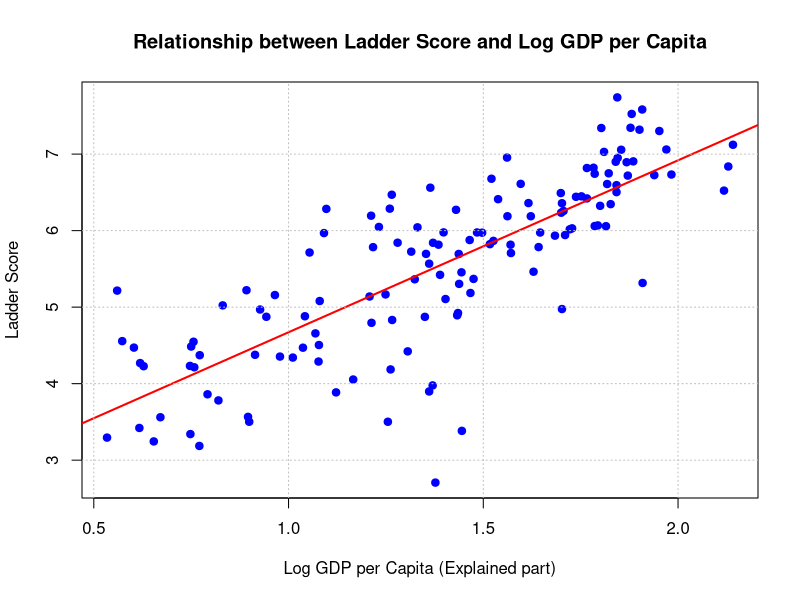
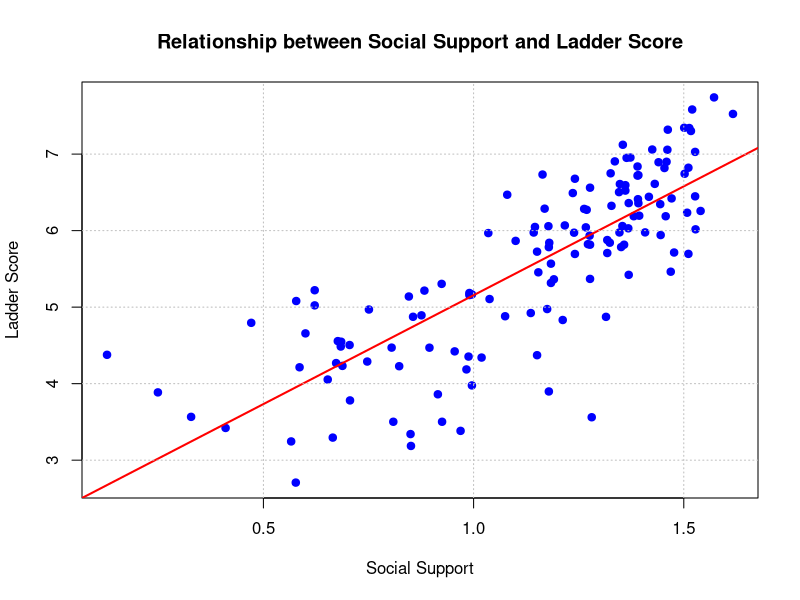
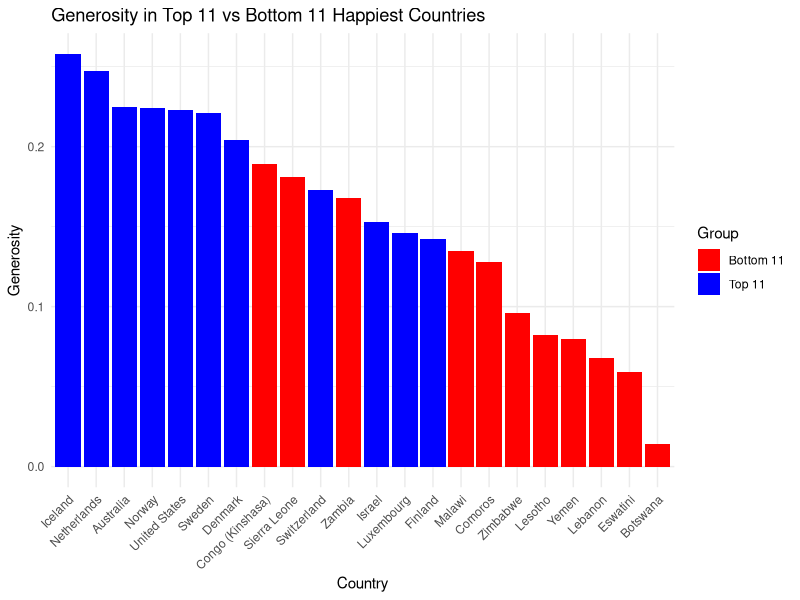
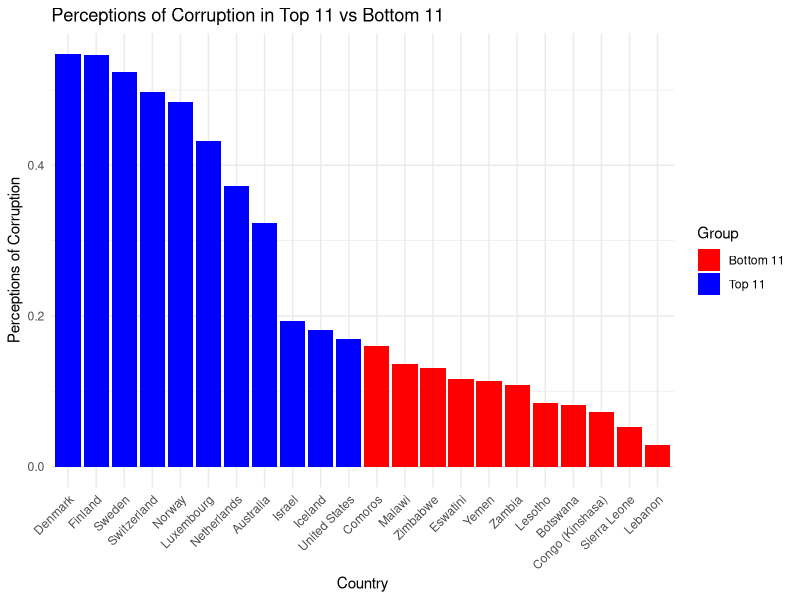
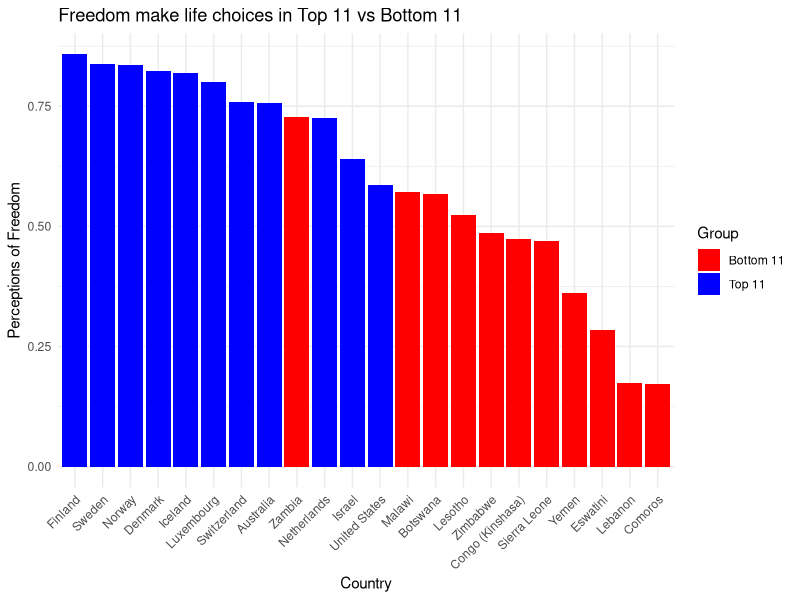
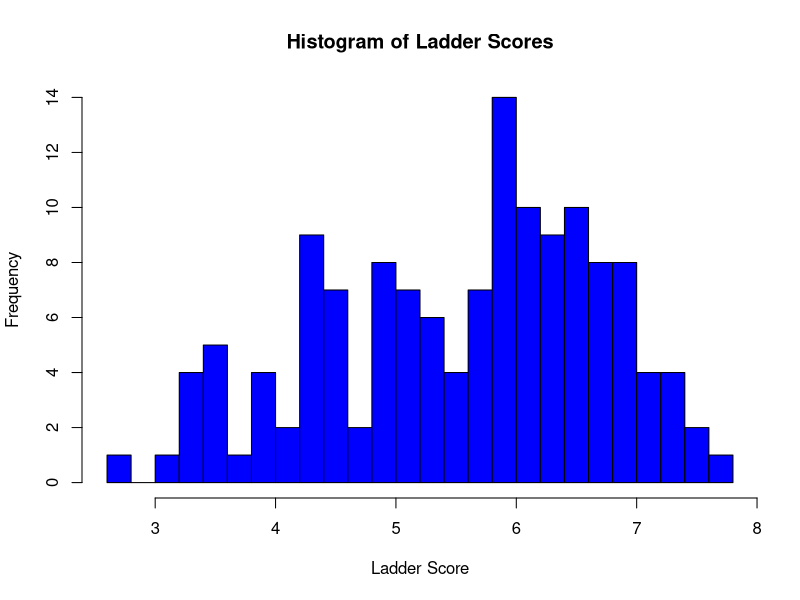
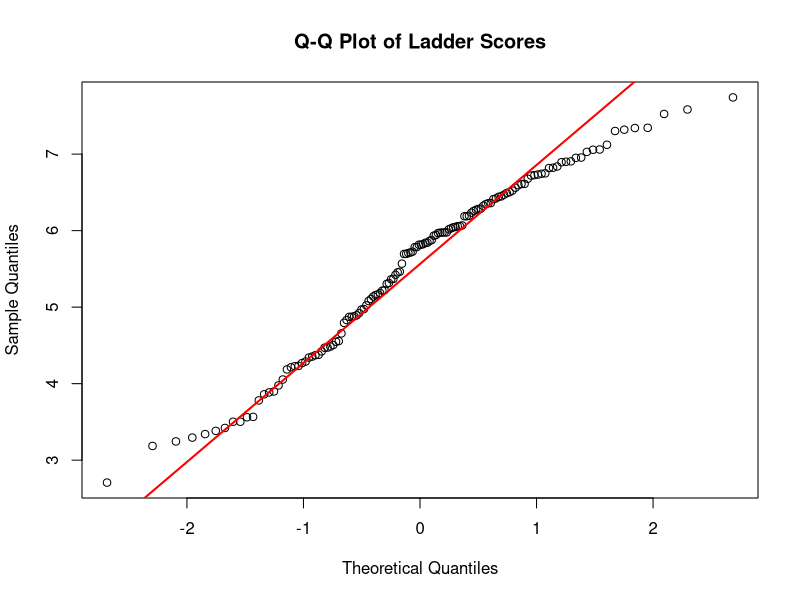
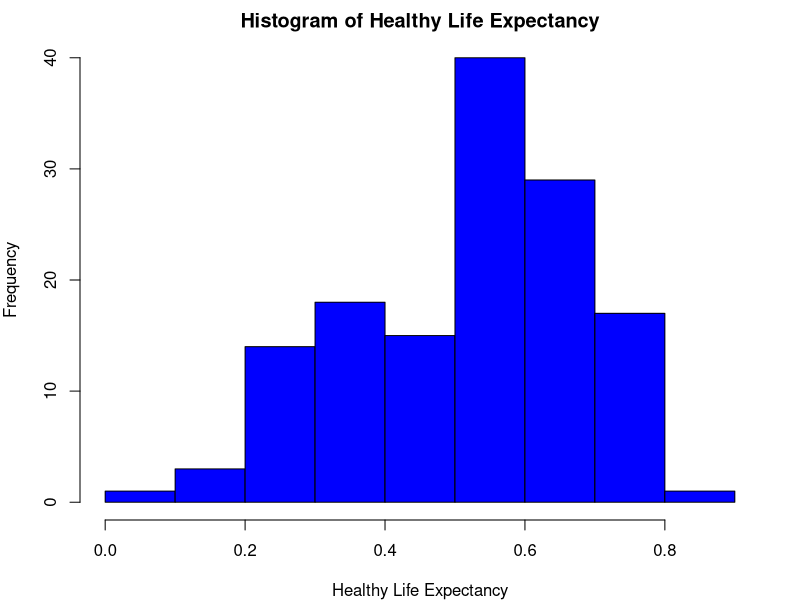

Recreate these plots in R, in order.
## ---- chunk 1
library(knitr)
knitr::opts_chunk$set(echo = TRUE)


library(ggplot2)
library(dplyr)
library(readr)

# RAW DATA 
happy_score <- read.csv("Happiness_Scores.xls-Sheet1.csv")
head(happy_score)
## ---- chunk 2
# Remove rows with any null values
clean_Happy_data <- na.omit(happy_score)

# Replace dots with underscores in column names
names(clean_Happy_data) <- gsub("\\.+", "_", names(clean_Happy_data))

# Now the column names have underscores instead of dots
head(names(clean_Happy_data))

# View the cleaned data
head(clean_Happy_data)

## ---- chunk 3
    # Perform linear regression
    linearModel <- lm(Ladder_score ~ Explained_by_Log_GDP_per_capita, data = clean_Happy_data)

    # Summary of the regression model to see coefficients and statistics
    summary(linearModel)
## ---- chunk 4
    # Plotting the data points
    plot(clean_Happy_data$Explained_by_Log_GDP_per_capita, clean_Happy_data$Ladder_score, 
         main = "Relationship between Ladder Score and Log GDP per Capita",
         xlab = "Log GDP per Capita (Explained part)",
         ylab = "Ladder Score",
         pch = 19, col = "blue")

    # Adding the regression line
    abline(linearModel, col = "red", lwd = 2)

    # Enhancing the plot with grid lines for better readability
    grid(nx = NULL, ny = NULL, col = "gray", lty = "dotted")
## ---- chunk 5
# Calculate Pearson correlation coefficient
correlation <- cor(clean_Happy_data$Explained_by_Social_support, clean_Happy_data$Ladder_score, use = "complete.obs")
print(paste("Pearson correlation coefficient between Social Support and Ladder Score is:", correlation))
## ---- chunk 6
# Plotting the data points
plot(clean_Happy_data$Explained_by_Social_support, clean_Happy_data$Ladder_score, 
     main = "Relationship between Social Support and Ladder Score",
     xlab = "Social Support",
     ylab = "Ladder Score",
     pch = 19, col = "blue")

# Fit a linear model and add the regression line to the plot
model <- lm(Ladder_score ~ Explained_by_Social_support, data = clean_Happy_data)
abline(model, col = "red", lwd = 2)

# Add grid lines for better readability
grid(nx = NULL, ny = NULL, col = "gray", lty = "dotted")

## ---- chunk 7
    # Fit the multiple linear regression model
    Mmodel <- lm(Ladder_score ~ Explained_by_Log_GDP_per_capita + Explained_by_Social_support + Explained_by_Healthy_life_expectancy + Explained_by_Freedom_to_make_life_choices + Explained_by_Generosity + Explained_by_Perceptions_of_corruption, data = clean_Happy_data)


    # Summary of the model to see coefficients, R-squared, etc.
    summary(Mmodel)
## ---- chunk 8
    # Fit the multiple linear regression model
    Mmodel <- lm(Ladder_score ~ Explained_by_Log_GDP_per_capita + Explained_by_Social_support + Explained_by_Healthy_life_expectancy + Explained_by_Freedom_to_make_life_choices + Explained_by_Perceptions_of_corruption, data = clean_Happy_data)


    # Summary of the model to see coefficients, R-squared, etc.
    summary(Mmodel)

## ---- chunk 9
    us_data <- clean_Happy_data[clean_Happy_data$Country_name == "United States", ]

    # View the extracted data
    print(us_data)
## ---- chunk 10
    # Sort the data frame by Ladder_score in descending order
    sorted_data <- clean_Happy_data[order(-clean_Happy_data$Ladder_score), ]

    # Select the top 11 countries with the highest Ladder_score
    top_10_countries <- head(sorted_data, 10)

    # Add United State to Top 11 countries
    top_11_countries <- rbind(top_10_countries, us_data)

    top_11_countries <- top_11_countries[!duplicated(top_11_countries$Country_name), ]

    # View the top 11 countries with USA
    print("Top 11 happiest countries based on Ladder Score:")
    print(top_11_countries$Country_name)
## ---- chunk 11
    # Select the bottom 11 countries with the lowest Ladder_score
    bottom_11_countries <- tail(sorted_data, 11)



    # View the bottom 11 countries
    print("Bottom 11 countries based on Ladder Score:")
    print(bottom_11_countries$Country_name)

    # Compare Generosity and Perceptions of corruption
    top_11_comparison <- top_11_countries[, c("Country_name", "Explained_by_Generosity", "Explained_by_Perceptions_of_corruption", "Explained_by_Freedom_to_make_life_choices")]
    bottom_11_comparison <- bottom_11_countries[, c("Country_name", "Explained_by_Generosity", "Explained_by_Perceptions_of_corruption", "Explained_by_Freedom_to_make_life_choices")]

    # Print comparison for top 11
    print("Generosity and Perceptions of Corruption in the Top 11 happiest countries:")
    print(top_11_comparison)

    # Print comparison for bottom 11
    print("Generosity and Perceptions of Corruption in the Bottom 11 countries:")
    print(bottom_11_comparison)

## ---- chunk 12
    # Combine top 11 and bottom 11 for comparison
    comparison_data <- rbind(top_11_countries, bottom_11_countries)
    comparison_data$Group <- rep(c("Top 11", "Bottom 11"), each = 11)
## ---- chunk 13
    # Plot for Generosity
    ggplot(comparison_data, aes(x = reorder(Country_name, -Explained_by_Generosity), y = Explained_by_Generosity, fill = Group)) +
      geom_bar(stat = "identity", position = position_dodge()) +
      labs(title = "Generosity in Top 11 vs Bottom 11 Happiest Countries", x = "Country", y = "Generosity") +
      theme_minimal() +
       theme(axis.text.x = element_text(angle = 45, hjust = 1))+
      scale_fill_manual(values = c("Top 11" = "blue", "Bottom 11" = "red"))
## ---- chunk 14
    # Plot for Perceptions of Corruption
    ggplot(comparison_data, aes(x = reorder(Country_name, -Explained_by_Perceptions_of_corruption), y = Explained_by_Perceptions_of_corruption, fill = Group)) +
      geom_bar(stat = "identity", position = position_dodge()) +
      labs(title = "Perceptions of Corruption in Top 11 vs Bottom 11", x = "Country", y = "Perceptions of Corruption") +
      theme_minimal() +
       theme(axis.text.x = element_text(angle = 45, hjust = 1)) +
      scale_fill_manual(values = c("Top 11" = "blue", "Bottom 11" = "red"))
## ---- chunk 15
    # Plot for freedom to make life choices
    ggplot(comparison_data, aes(x = reorder(Country_name, -Explained_by_Freedom_to_make_life_choices), y = Explained_by_Freedom_to_make_life_choices, fill = Group)) +
      geom_bar(stat = "identity", position = position_dodge()) +
      labs(title = "Freedom make life choices in Top 11 vs Bottom 11", x = "Country", y = "Perceptions of Freedom") +
      theme_minimal() +
       theme(axis.text.x = element_text(angle = 45, hjust = 1)) +
      scale_fill_manual(values = c("Top 11" = "blue", "Bottom 11" = "red"))
## ---- chunk 16

    # Plot a histogram of Ladder_score
    hist(clean_Happy_data$Ladder_score, breaks = 20, main = "Histogram of Ladder Scores", xlab = "Ladder Score", col = "blue")

    # Q-Q plot for checking normality
    qqnorm(clean_Happy_data$Ladder_score, main = "Q-Q Plot of Ladder Scores")
    qqline(clean_Happy_data$Ladder_score, col = "red", lwd = 2)

## ---- chunk 17
    # Create histograms


    # Plot histograms for both variables
    par(mar=c(4, 4, 2, 2)) # Set up the plotting area to have 2 rows and 1 column

    # Histogram for Healthy life expectancy
    hist(clean_Happy_data$Explained_by_Healthy_life_expectancy, main="Histogram of Healthy Life Expectancy",
         xlab="Healthy Life Expectancy", col="blue", border="black")

    # Histogram for Freedom to make life choices
    hist(clean_Happy_data$Explained_by_Freedom_to_make_life_choices, main="Histogram of Freedom to Make Life Choices",
         xlab="Freedom to Make Life Choices", col="red", border="black")

## ---- chunk 18
    # Reset the plotting area
    par(mfrow=c(1,1))

    # Plot density plots for both variables
    plot(density(clean_Happy_data$Explained_by_Healthy_life_expectancy), main="Density Comparison",
         xlab="Value", ylab="Density", col="blue", lwd=2, xlim=c(min(c(clean_Happy_data$Explained_by_Healthy_life_expectancy, clean_Happy_data$Explained_by_Freedom_to_make_life_choices)),
         max(c(clean_Happy_data$Explained_by_Healthy_life_expectancy, clean_Happy_data$Explained_by_Freedom_to_make_life_choices))))
    lines(density(clean_Happy_data$Explained_by_Freedom_to_make_life_choices), col="red", lwd=2)
    legend("topleft", legend=c("Healthy Life Expectancy", "Freedom to Make Life Choices"),
           col=c("blue", "red"), lty=1, lwd=2)
